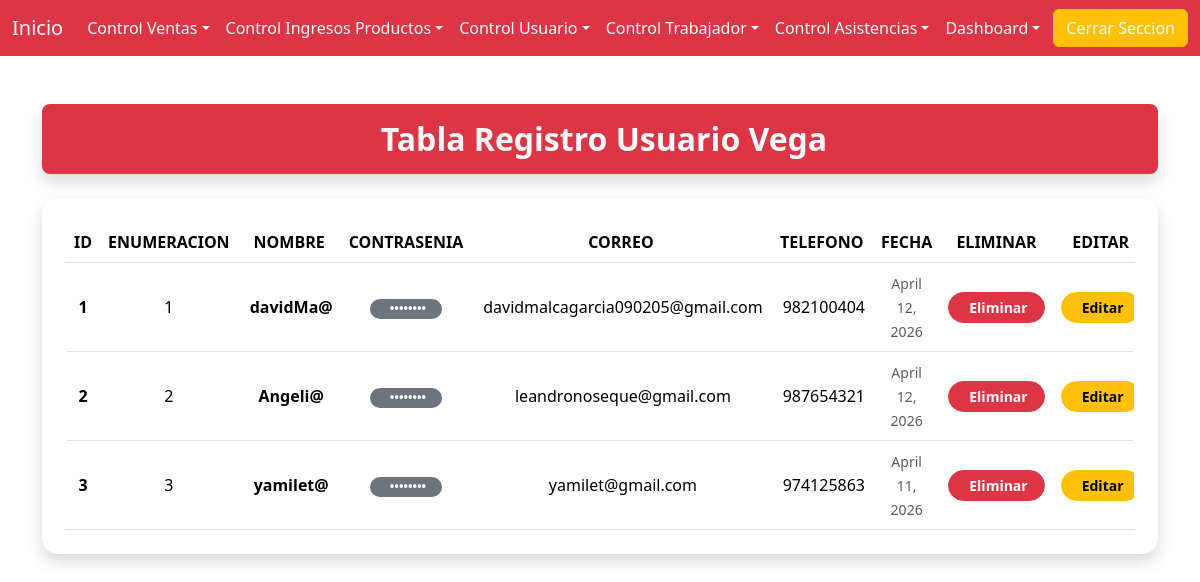
The page /enlace_tabla_registro_usuario/ on the database its author committed.
### app/models.py (models this page shows, shortened)
class bd_tabla_usuario(models.Model):
    Enumacion_Usuario = models.CharField(max_length=250)
    Nombre_Usuario = models.CharField(max_length=250)
    Contrasenia_Usuario = models.CharField(max_length=250)
    Correo_Usuario = models.CharField(max_length=250)
    Telefono_Usuario = models.CharField(max_length=250)
    Fecha_Usuario = models.DateField()

### app/views.py (the view)
# urls.py: path('enlace_tabla_registro_usuario/' , views.enlace_tabla_registro_usuario),
def enlace_tabla_registro_usuario(request):
    usuario = bd_tabla_usuario.objects.all()
    return render(request , "tabla_usuarios.html" , {
        'usuario' : usuario
    })

### app/templates/tabla_usuarios.html (shortened to what this page needs)
{% extends "barra_menu.html" %}
{% block contenedor %}
<div class="container my-5">
  <div class="p-3 text-center text-light rounded-3 shadow mb-4 bg-danger">
    <h2 class="m-0 fw-bold">Tabla Registro Usuario Vega</h2>
  </div>
  <div class="card shadow border-0 rounded-4">
    <div class="card-body p-4">
      <div class="table-responsive">
        <table class="table table-hover align-middle text-center mb-0">
          <thead style="background: linear-gradient(90deg, var(--bs-purple), var(--bs-indigo));" class="text-white">
            <tr>
              <th>ID</th>
              <th>ENUMERACION</th>
              <th>NOMBRE</th>
              <th>CONTRASENIA</th>
              <th>CORREO</th>
              <th>TELEFONO</th>
              <th>FECHA</th>
              <th>ELIMINAR</th>
              <th>EDITAR</th>
            </tr>
          </thead>
          <tbody>
            {% for x in usuario %}
              <tr>
                <th>{{ forloop.counter }}</th>
                <td>{{ x.Enumacion_Usuario }}</td>
                <td class="fw-semibold">
                  {{ x.Nombre_Usuario }}
                </td>
                <td>
                  <span class="badge bg-secondary rounded-pill px-3">
                    ••••••••
                  </span>
                </td>
                <td>
                  {{ x.Correo_Usuario }}
                </td>
                <td>
                  {{ x.Telefono_Usuario }}
                </td>
                <td><small class="text-muted">{{ x.Fecha_Usuario }}</small></td>
                <td>
                  <a href="logica_eliminar_usuario/{{ x.Enumacion_Usuario }}"
                     class="btn btn-danger btn-sm fw-semibold rounded-pill px-3">
                    Eliminar
                  </a>
                </td>
                <td>
                  <a href="enlace_actualizar_usuario/{{ x.Enumacion_Usuario }}"
                     class="btn btn-warning btn-sm fw-semibold rounded-pill px-3">
                    Editar
                  </a>
                </td>
              </tr>
            {% endfor %}
          </tbody>
        </table>
      </div>
    </div>
  </div>
</div>
{% endblock %}

### rows shown on the page
bd_tabla_usuario: Enumacion_Usuario "1", Nombre_Usuario "davidMa@", Correo_Usuario "davidmalcagarcia090205@gmail.com", Telefono_Usuario "982100404", Fecha_Usuario "April 12, 2026"
bd_tabla_usuario: Enumacion_Usuario "2", Nombre_Usuario "Angeli@", Correo_Usuario "leandronoseque@gmail.com", Telefono_Usuario "987654321", Fecha_Usuario "April 12, 2026"
bd_tabla_usuario: Enumacion_Usuario "3", Nombre_Usuario "yamilet@", Correo_Usuario "yamilet@gmail.com", Telefono_Usuario "974125863", Fecha_Usuario "April 11, 2026"
